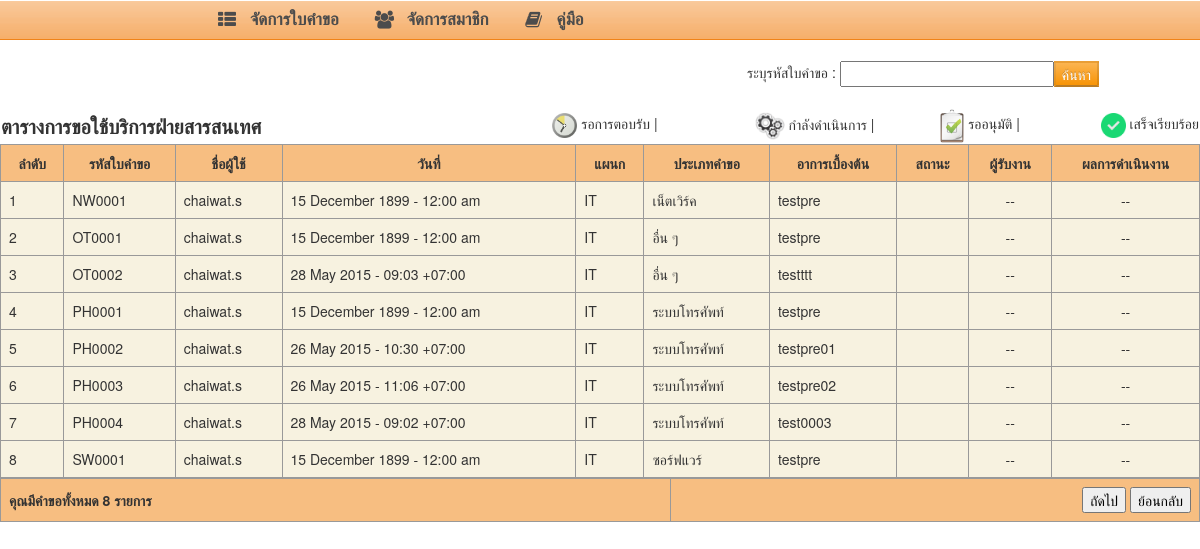
Screenshot of /Administration/allrequest.php with the database file from the repository.
### tables this page shows
CREATE TABLE `tbrequest` (
  `id` varchar(15) NOT NULL DEFAULT '0',
  `username` varchar(45) DEFAULT NULL,
  `dtadd` varchar(45) DEFAULT NULL,
  `depart` varchar(45) DEFAULT NULL,
  `cat` varchar(45) DEFAULT NULL,
  `preliminary` varchar(45) DEFAULT NULL,
  `status` varchar(45) DEFAULT NULL,
  `adminname` varchar(45) DEFAULT NULL,
  `result` varchar(45) DEFAULT NULL,
  `dtcom` varchar(45) DEFAULT NULL,
  PRIMARY KEY (`id`)
);

### Administration/allrequest.php (the view, shortened to what this page needs)
<!DOCTYPE html>
<html>
<head>
    <link href="../css/bootstrap.css" rel="stylesheet">
    <link rel="stylesheet" type="text/css" href="../css/table.css">
    <link rel="stylesheet" type="text/css" href="../admin-ui/flaticon.css">
</head>
<body>
<link rel="stylesheet" type="text/css" href="menu_files/swimbi.css"/>
<div class="navbar navbar-inverse navbar-fixed-top">
        <div class="container-fluid">
          <link rel="stylesheet" type="text/css" href="Administration/menu_files/swimbi.css"/>
<div id="swimbi">
    <ul>
        <li id="lifirst"><a data-icon="&#xF00B;" href="http://">จัดการใบคำขอ</a>
        </li>
        <li><a data-icon="&#xF0C0;" href="#">จัดการสมาชิก</a>
        </li>
        <li id="lilast"><a data-icon="&#xF02D;" href="http://">คู่มือ</a>
        </li>
    </ul>
</div>
      <p class="navbar-text pull-right">
            </p>
        </div>
      </div>
<br><br><br>
      <table width="1000px" align="center" border="0">
      <tr align="right">
         <td>ระบุรหัสใบคำขอ : <input><button class="btn-warning">ค้นหา</button></td>
        </tr>
        </table>
        <br>
      <table width="1200px" align="center" border="0">
      <tr>
      <?php
        $icowait = "<img src = '../iconstat/wait.png'width=25px>";
        $icoprocess = "<img src = '../iconstat/processing.png'width=30px>";
        $icocheck = "<img src = '../iconstat/checking.png'width=24px>";
        $icocomplete = "<img src = '../iconstat/complete.png'width=25px>";
      ?>
      <td style="font-size:20px"><strong>ตารางการขอใช้บริการฝ่ายสารสนเทศ</strong></td>
      <td align="right"><?php echo $icowait; ?> รอการตอบรับ |</td>
      <td align="right"><?php echo $icoprocess; ?> กำลังดำเนินการ |</td>
      <td align="right"><?php echo $icocheck; ?> รออนุมัติ |</td>
      <td align="right"><?php echo $icocomplete; ?> เสร็จเรียบร้อย</td>
    </tr>
      </table>
      <table width="1200px" class="imagetable" align="center" border="1px">
      <tr>
          <th>ลำดับ</th>
          <th>รหัสใบคำขอ</th>
          <th>ชื่อผู้ใช้</th>
          <th>วันที่</th>
          <th>แผนก</th>
          <th>ประเภทคำขอ</th>
          <th>อาการเบื้องต้น</th>
          <th>สถานะ</th>
          <th>ผู้รับงาน</th>
          <th>ผลการดำเนินงาน</th>
        </tr>
        <?php
        $sql="select*from tbrequest";
      $query=mysql_query($sql);
      $i=0;
      $n=1;
       while($result = mysql_fetch_array($query)){
          $reqid=$result["id"];
          $uname=$result["username"];
          $date=$result["dtadd"];
          $dep=$result["depart"];
          $cat=$result["cat"];
          $prel=$result["preliminary"];
          $amn=$result["adminname"];
          $res=$result["result"];
          $i++;
        ?>
        <td><?php echo $n++; ?> </td>
        <td><?php echo $reqid ?></td>
        <td><?php echo $uname ?></td>
        <td><?php echo $date ?></td>
        <td>
      <?php
        if($dep=="01") {
          echo "IT";
        }
      ?>
        </td>
        <td>
          <?php
            if ($cat=="01") {
              echo "ระบบโทรศัพท์";
            }
            else if ($cat=="02") {
              echo "ฮาร์ดแวร์";
            }
            else if ($cat=="03") {
              echo "ซอร์ฟแวร์";
            }
            else if ($cat=="04") {
              echo "เน็ตเวิร์ค";
            }
            else if ($cat=="05") {
              echo "อื่น ๆ";
            }
          ?>
        </td>
        <td><?php echo $prel; ?></td>
        <td align="center">
        </td>
        <td align="center">
          <?php
            if ($amn=="") {
              echo "--";
            }
            else
              echo $amn;
          ?>
        </td>
        <td align="center">
        <?php
          if ($res=="") {
            echo "--";
          }
          else
            echo $res;
        ?>
        </td>
     <?php } ?>
     </table>
    <table class="imagetable" width="1200" align="center">
    <table class="imagetable" width="1200" align="center">
    <th align="left">คุณมีคำขอทั้งหมด <?php echo $i; ?> รายการ</th>
    <th align="right">
      <button>ถัดไป</button></td>
      <button>ย้อนกลับ</button></td>
    </th>
    </table>
</body>
</html>

### css/table.css (style rules this page uses)
table.imagetable th { background:#F7BE81; border-width: 1px; padding: 8px; border-style: solid; border-color: #999999; }
table.imagetable td { background:#F7F2E0; border-width: 1px; padding: 8px; border-style: solid; border-color: #999999; }

### Administration/menu_files/swimbi.css (style rules this page uses)
#swimbi { padding: 0px 0px 0px 0px; position: absolute; width: 85%; vertical-align: center; text-align: left; z-index: 9999; font-style: normal; font-variant: normal; font-weight: bold; left: 0px; }
#swimbi ul { float: left; padding: 0 0 0 200px; border-radius: 0px; box-shadow: 0px 1px 13px 0px rgba(255,255,255,0); margin: 0; width: 100%; text-align: none; list-style: none; position: relative; white-space: nowrap; display: inline-table; font-size: 0px; }
#swimbi a { font-family: Arial, Helvetica, sans-serif !important; }
#swimbi>ul>li { display: inline-block; vertical-align: top; font-size: 17px; position: relative; }
#swimbi ul li a { display: block; text-decoration: none; white-space: nowrap; }
#swimbi>ul>li>a { padding: 0px 18px; line-height: 40px; height: 40px; color: #4c4c4c; }
#swimbi ul>li>a:before, #swimbi>ul>li>a:after { color: #4c4c4c; font-family: FontAwesome; pointer-events: none; text-align: center; line-height: 40px; font-size: 18px; padding: 0 14px 0 0; font-style:normal; font-variant:normal; font-weight:normal; float:left; content:attr(data-icon); visibility:hidden; }
#swimbi>ul>li>a:after { visibility:visible; position:absolute; top:0; padding: 0; text-shadow: -1px -1px 0 rgba(255,255,255,0); left: 18px; transition: all .25s ease-out; transform: scale(4) translateX(15%) translateY(-7%);-webkit-transform: scale(4) translateX(15%) translateY(-7%);-ms-transform: scale(4) translateX(15%) translateY(-7%); opacity: 0; }
#swimbi>ul>li>a:before, #swimbi>ul>li>a:after { width: 18px; }
#swimbi>ul>li>a:before { color: #4c4c4c; visibility:visible; text-shadow: -1px -1px 0 rgba(255,255,255,0); }
.navbar-text { margin-bottom: 0; line-height: 40px; color: #777777; }
.navbar-inverse .navbar-text { color: #3F3F3F; }
p { margin: 0 0 10px; }

### rows the page displays
tbrequest: id "NW0001", username "chaiwat.s", dtadd "15 December 1899 - 12:00 am", depart "IT", cat "เน็ตเวิร์ค", preliminary "testpre"
tbrequest: id "OT0001", username "chaiwat.s", dtadd "15 December 1899 - 12:00 am", depart "IT", cat "อื่น ๆ", preliminary "testpre"
tbrequest: id "OT0002", username "chaiwat.s", dtadd "28 May 2015 - 09:03 +07:00", depart "IT", cat "อื่น ๆ", preliminary "testttt"
tbrequest: id "PH0001", username "chaiwat.s", dtadd "15 December 1899 - 12:00 am", depart "IT", cat "ระบบโทรศัพท์", preliminary "testpre"
tbrequest: id "PH0002", username "chaiwat.s", dtadd "26 May 2015 - 10:30 +07:00", depart "IT", cat "ระบบโทรศัพท์", preliminary "testpre01"
tbrequest: id "PH0003", username "chaiwat.s", dtadd "26 May 2015 - 11:06 +07:00", depart "IT", cat "ระบบโทรศัพท์", preliminary "testpre02"
tbrequest: id "PH0004", username "chaiwat.s", dtadd "28 May 2015 - 09:02 +07:00", depart "IT", cat "ระบบโทรศัพท์", preliminary "test0003"
tbrequest: id "SW0001", username "chaiwat.s", dtadd "15 December 1899 - 12:00 am", depart "IT", cat "ซอร์ฟแวร์", preliminary "testpre"

### other values shown
$i "8"
